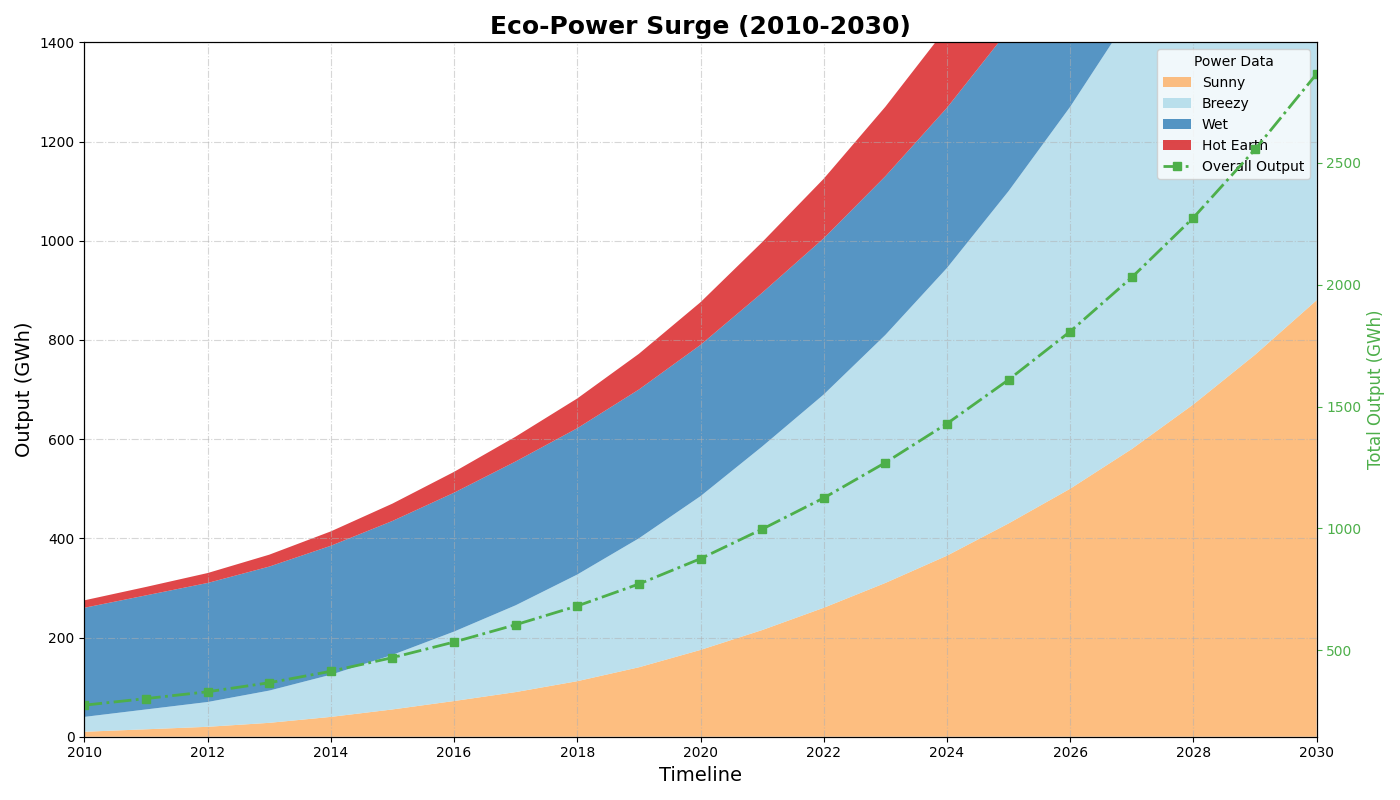

Source code (Python):
import matplotlib.pyplot as plt
import numpy as np

years = np.arange(2010, 2031)

solar_energy = [10, 15, 20, 28, 40, 55, 72, 90, 112, 140, 175, 215, 260, 310, 365, 430, 500, 580, 670, 770, 880]
wind_energy = [30, 40, 50, 65, 85, 110, 140, 175, 215, 260, 310, 370, 430, 500, 580, 670, 770, 880, 1000, 1140, 1300]
hydro_energy = [220, 230, 240, 250, 260, 270, 280, 290, 295, 300, 305, 310, 315, 320, 323, 325, 328, 330, 335, 340, 345]
geothermal_energy = [15, 17, 20, 24, 29, 35, 42, 50, 60, 72, 86, 102, 120, 140, 162, 185, 210, 240, 270, 305, 340]

data = np.array([solar_energy, wind_energy, hydro_energy, geothermal_energy])

fig, ax = plt.subplots(figsize=(14, 8))
ax.stackplot(years, data, labels=['Sunny', 'Breezy', 'Wet', 'Hot Earth'],
             colors=['#fdae61', '#abd9e9', '#2c7bb6', '#d7191c'], alpha=0.8)

ax.set_title('Eco-Power Surge (2010-2030)', fontsize=18, fontweight='bold')
ax.set_xlabel('Timeline', fontsize=14)
ax.set_ylabel('Output (GWh)', fontsize=14)

ax.legend(title='Power Sources', loc='upper right', fontsize=10)

ax.set_xticks(np.arange(2010, 2031, 2))
ax.set_yticks(np.arange(0, 1401, 200))
ax.set_xlim(2010, 2030)
ax.set_ylim(0, 1400)

ax.grid(True, linestyle='-.', alpha=0.5)

total_production = np.sum(data, axis=0)
ax2 = ax.twinx()
ax2.plot(years, total_production, marker='s', linestyle='-.', linewidth=2, color='#4daf4a', label='Overall Output')
ax2.set_ylabel('Total Output (GWh)', fontsize=12, color='#4daf4a')
ax2.tick_params(axis='y', colors='#4daf4a')

lines, labels = ax.get_legend_handles_labels()
lines2, labels2 = ax2.get_legend_handles_labels()
ax.legend(lines + lines2, labels + labels2, loc='upper right', title='Power Data')

plt.tight_layout()
plt.show()
